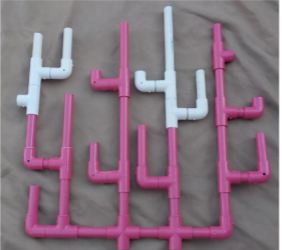
#> input picture deneme3/Reef1.png, 282 x 250 px
$ python deneme3.py
#> lines starting #> are read from the running program, lines starting #| are printed output that depends on the picture; after the words box and inside, x2 and y2 are one past the last pixel; in counts of white or black regions, pixels touching at a corner belong together
import matplotlib.pyplot as plt
import cv2
import numpy as np

img1 = cv2.imread("Reef1.png")
#> img1 is the input picture: shape (250, 282, 3); mean B, G, R 125.7, 113.2, 132.7
img2 = cv2.imread("Reef2.png")
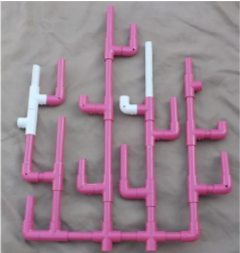
#> input picture deneme3/Reef2.png, 240 x 253 px
#> img2 is the input picture: shape (253, 240, 3); mean B, G, R 143.5, 131.1, 152.6

img1rgb = cv2.cvtColor(img1, cv2.COLOR_BGR2RGB)
img2rgb = cv2.cvtColor(img2, cv2.COLOR_BGR2RGB)

gray1 = cv2.cvtColor(img1rgb, cv2.COLOR_BGR2GRAY)
gray2 = cv2.cvtColor(img2rgb, cv2.COLOR_BGR2GRAY)
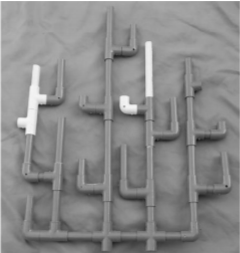
#> gray2: shape (253, 240); min 26, max 255, mean 137.3

orb = cv2.ORB_create(1000)

keypoints1, descriptors1 = orb.detectAndCompute(gray1, None)
#> keypoints1 = 373 keypoints; strongest (x, y, size): (42, 79, 31), (179, 120, 37.2), (178, 121, 31), (180, 121, 53.6)
keypoints2, descriptors2 = orb.detectAndCompute(gray2, None)
#> keypoints2 = 361 keypoints; strongest (x, y, size): (39, 105, 31), (40, 106, 37.2), (133, 106, 64.3), (122, 107, 92.6)

FLANN_INDEX_LSH = 6
index_params= dict(algorithm = FLANN_INDEX_LSH,
                   table_number = 6,
                   key_size = 12,
                   multi_probe_level = 1)

search_params=dict(checks=32)

matcher = cv2.FlannBasedMatcher(index_params, search_params)

matches = matcher.knnMatch(descriptors1, descriptors2, 2)
#> matches = 373 matches


ratio = 0.7
goodMatches = [m[0] for m in matches \
                            if len(m) == 2 and m[0].distance < m[1].distance * ratio]
#> goodMatches = 28 matches
print('good matches:%d/%d' %(len(goodMatches),len(matches)))
#| good matches:28/373

fig = plt.figure(figsize=(50, 50))
imMatches = cv2.drawMatches(img1rgb, keypoints1, img2rgb, keypoints2, goodMatches, None,
                     flags=cv2.DRAW_MATCHES_FLAGS_NOT_DRAW_SINGLE_POINTS)
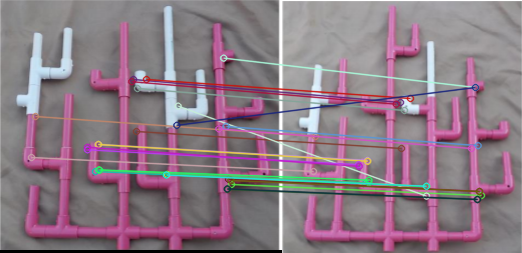
#> imMatches: shape (253, 522, 3); mean R, G, B 139.9, 121.4, 132.6

points1 = np.zeros((len(goodMatches), 2), dtype=np.float32)
#> points1 = 28 pairs, first value 0 to 0, second value 0 to 0
points2 = np.zeros((len(goodMatches), 2), dtype=np.float32)
#> points2 = 28 pairs, first value 0 to 0, second value 0 to 0

for i, match in enumerate(goodMatches):
    points1[i, :] = keypoints1[match.queryIdx].pt
    points2[i, :] = keypoints2[match.trainIdx].pt
#> this loop made 28 passes
#> after the loop, points1 = 28 pairs, first value 31 to 231, second value 57.6 to 189; points2 = 28 pairs, first value 31 to 199, second value 87 to 199

h, mask = cv2.findHomography(points1, points2, cv2.RANSAC)
#> h = [[0.869, 0.024, 0.759], [-0.0126, 0.951, 30.15], [-0.000113, 0.000341, 1]]; mask = 28 values, max 1 at index 0, min 0 at index 1, mean 0.821


height, width, channels = img2.shape
#> height = 253; width = 240; channels = 3
input_transformed = cv2.warpPerspective(img1, h, (width, height))
input_transformed_rgb = cv2.cvtColor(input_transformed, cv2.COLOR_BGR2RGB)


# Show images
ax = fig.add_subplot(2, 2, 1)
ax.set_title('original first image')
plt.imshow(img1rgb)

ax = fig.add_subplot(2, 2, 2)
ax.set_title('Matched features')
plt.imshow(imMatches)

ax = fig.add_subplot(2, 2, 3)
ax.set_title('warped')
plt.imshow(input_transformed_rgb)
plt.show()


cv2.imshow("Reef1",img1)
cv2.imshow("Reef2",img2)

# [43 lines left out: function kontur_alma, not called in this run]

def bitwise_alma(img):
    hsv1 = cv2.cvtColor(img,cv2.COLOR_BGR2HSV)
    lower_pembe = np.array([105, 55, 66])
    upper_pembe = np.array([179, 255, 255])

    mask1 = cv2.inRange(hsv1, lower_pembe, upper_pembe)
    bitwise1 = cv2.bitwise_and(img, img, mask=mask1)


    lower_beyaz = np.array([90, 14, 178])
    upper_beyaz = np.array([137, 68, 255])

    hsv2 = cv2.cvtColor(img, cv2.COLOR_BGR2HSV)
    mask2 = cv2.inRange(hsv2, lower_beyaz, upper_beyaz)
    bitwise2 = cv2.bitwise_and(img, img, mask=mask2)

    top_bitwise =cv2.add(bitwise1,bitwise2)
    return top_bitwise

def mask_alma_beyaz(img):
    lower_beyaz = np.array([83, 16, 140])
    upper_beyaz = np.array([130, 90, 255])

    hsv2 = cv2.cvtColor(img, cv2.COLOR_BGR2HSV)
#> hsv2: shape (253, 240, 3); mean H, S, V 118, 32.8, 115.3
    mask2 = cv2.inRange(hsv2, lower_beyaz, upper_beyaz)
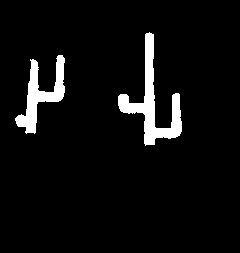
#> mask2: shape (253, 240); 5.6% white; 2 white regions, box (x1, y1, x2, y2) and area: (118, 32, 182, 146) 1988, (15, 55, 65, 134) 1391
    return mask2

def mask_alma_pembe(img):
    lower_pembe = np.array([105, 55, 66])
    upper_pembe = np.array([179, 255, 255])

    hsv1 = cv2.cvtColor(img, cv2.COLOR_BGR2HSV)
    mask1 = cv2.inRange(hsv1, lower_pembe, upper_pembe)
#> mask1: shape (253, 240); 20.2% white; 4 white regions (3 under 20 px), largest, box (x1, y1, x2, y2) and area: (23, 49, 235, 250) 12241
#> in mask_alma_beyaz (call 2), `hsv2 = cv2.cvtColor(img, cv2.COLOR_BGR2HSV)`: hsv2: shape (253, 240, 3); mean H, S, V 129.2, 34.7, 153.4
#> in mask_alma_beyaz (call 2), `mask2 = cv2.inRange(hsv2, lower_beyaz, upper_beyaz)`: mask2: shape (253, 240); 2.4% white; 3 white regions, box (x1, y1, x2, y2) and area: (16, 64, 46, 134) 811, (144, 41, 153, 96) 429, (119, 95, 137, 114) 232
#> in mask_alma_pembe (call 2), `mask1 = cv2.inRange(hsv1, lower_pembe, upper_pembe)`: mask1: shape (253, 240); 24.8% white; 2 white regions, box (x1, y1, x2, y2) and area: (21, 5, 233, 253) 14555, (46, 59, 66, 107) 522
    return mask1

# [12 lines left out: function ters_alma, not called in this run]

def bit_xor(img1,img2,imgson):
    xor = cv2.bitwise_xor(img1, img2)
#> xor: shape (253, 240); 3.5% white; 20 white regions (14 under 20 px), largest, box (x1, y1, x2, y2) and area: (135, 85, 182, 146) 1184, (37, 55, 65, 122) 537, (26, 59, 41, 115) 174, (145, 32, 154, 59) 99, (118, 94, 127, 113) 34, (15, 114, 25, 121) 21
    #cv2.imshow("Xor", xor)
    xor_blur = cv2.medianBlur(xor,5)
#> xor_blur: shape (253, 240); 3% white; 5 white regions
    #cv2.imshow("Blur Xor",xor)

    contours, hierarchy = cv2.findContours(xor_blur, cv2.RETR_TREE, cv2.CHAIN_APPROX_SIMPLE)
#> contours = 5 contours; box (x1, y1, x2, y2) and area: (136, 93, 182, 145) 1064, (40, 55, 65, 102) 438, (145, 33, 154, 44) 57, (30, 69, 33, 82) 22, (31, 60, 37, 66) 20

    hull = []

    fark = np.zeros((xor.shape[0], xor.shape[1], 3), np.uint8)

    for i in range(len(contours)):
        area =cv2.contourArea(contours[i])
        print(area)
        if area < 100:
            print("Çıkarıldı")
        else:
            print("Eklendi")
            (x,y,w,h) = cv2.boundingRect(contours[i])
            cv2.rectangle(imgson,(x-5,y-5),(x+w+5,y+h+5),(0,0,255),1)
            hull.append(cv2.convexHull(contours[i], False))
#> this loop made 5 passes
#> (area, x, y, w, h) on passes 1, 4: (1063.5, 136, 93, 46, 52), (438.5, 40, 55, 25, 47)
#> area on passes 2, 3, 5: 22, 20, 57
#| 1063.5
#| Eklendi
#| 22.0
#| Çıkarıldı
#| 20.0
#| Çıkarıldı
#| 438.5
#| Eklendi
#| 57.0
#| Çıkarıldı
#> after the loop, hull = 2 contours; box (x1, y1, x2, y2) and area: (136, 93, 182, 145) 1874, (40, 55, 65, 102) 722


    for i in range(len(contours)):
        cv2.drawContours(fark, contours, i, (255, 255, 255), 1, 8)
#> this loop made 5 passes
#> fark: shape (253, 240, 3); 0.67% white in thin lines or dots, all inside (x1, y1, x2, y2) = (30, 33, 182, 145)
    for i in range(len(hull)):
        cv2.drawContours(fark, hull, i, (0, 255, 0), 1, 8)
#> this loop made 2 passes
#> fark: shape (253, 240, 3); mean of channels 0, 1, 2 1.3, 2.4, 1.3
    return (xor,xor_blur,fark)


cv2.imshow("Maske 1 Beyaz",mask_alma_beyaz(input_transformed))
cv2.imshow("Maske 1 Pembe",mask_alma_pembe(input_transformed))

cv2.imshow("Maske 2 Beyaz",mask_alma_beyaz(img2))
cv2.imshow("Maske 2 Pembe",mask_alma_pembe(img2))

mask_beyaz_img2 = mask_alma_beyaz(img2)
#cv2.imshow("Beyaz Mask 2", mask_beyaz_img2)
mask_beyaz_it = mask_alma_beyaz(input_transformed)
#cv2.imshow("Beyaz Mask 1", mask_beyaz_it)
sonuc = bit_xor(mask_beyaz_img2,mask_beyaz_it,img2)
#cv2.imshow("XOR Beyaz", sonuc[0])
cv2.imshow("XOR BLUR Beyaz", sonuc[1])
cv2.imshow("SONUC Beyaz", sonuc[2])


mask_pembe_img2 = mask_alma_pembe(img2)
#> in mask_alma_pembe (call 3), `hsv1 = cv2.cvtColor(img, cv2.COLOR_BGR2HSV)`: hsv1: shape (253, 240, 3); mean H, S, V 128.4, 36.2, 154
#> in mask_alma_pembe (call 3), `mask1 = cv2.inRange(hsv1, lower_pembe, upper_pembe)`: mask1: shape (253, 240); 24.7% white; 4 white regions, box (x1, y1, x2, y2) and area: (21, 5, 233, 253) 13031, (137, 97, 182, 150) 1330, (46, 59, 66, 107) 522, (183, 89, 187, 150) 117
#cv2.imshow("Pembe Mask 2",mask_pembe_img2)
mask_pembe_it = mask_alma_pembe(input_transformed)
#cv2.imshow("Pembe Mask 1",mask_pembe_it)
sonuc2 = bit_xor(mask_pembe_img2, mask_pembe_it,img2)
#> in bit_xor (call 2), `xor = cv2.bitwise_xor(img1, img2)`: xor: shape (253, 240); 9.3% white; 90 white regions (66 under 20 px), largest, box (x1, y1, x2, y2) and area: (137, 97, 182, 148) 1294, (104, 5, 139, 62) 885, (22, 182, 100, 244) 614
#> in bit_xor (call 2), `xor_blur = cv2.medianBlur(xor,5)`: xor_blur: shape (253, 240); 6.8% white; 24 white regions (8 under 20 px)
#> in bit_xor (call 2), `contours, hierarchy = cv2.findContours(xor_blur, cv2.RETR_TREE, cv2.CH..`: contours = 24 contours, 10 with area under 20; largest, box (x1, y1, x2, y2) and area: (137, 97, 182, 147) 1179, (104, 6, 139, 58) 768, (46, 59, 66, 107) 460, (22, 203, 95, 243) 253, (189, 49, 208, 90) 240
#> the loop in bit_xor (call 2), `for i in range(len(contours)):` made 24 passes
#> (area, x, y, w, h) on passes 8, 19, 21, 23, 24: (253, 22, 203, 73, 40), (1179, 137, 97, 45, 50), (460.5, 46, 59, 20, 48), (239.5, 189, 49, 19, 41), (767.5, 104, 6, 35, 52)
#> area on passes 1, 2, 3, 7, 14, 16: 27, 59.5, 35.5, 63, 24, 48
#> (printed output is left out)
#> after the loop in bit_xor (call 2), `for i in range(len(contours)):`:
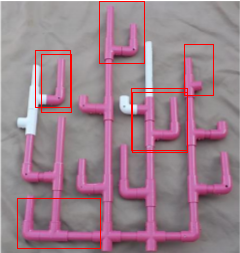
#> imgson: shape (253, 240, 3); mean B, G, R 140.1, 127.9, 155
#> after the loop in bit_xor (call 2), `for i in range(len(contours)):`: hull = 5 contours; box (x1, y1, x2, y2) and area: (137, 97, 182, 147) 1810, (22, 203, 95, 243) 1509, (104, 6, 139, 58) 1340, (46, 59, 66, 107) 597, (189, 49, 208, 90) 400
#> the loop in bit_xor (call 2), `for i in range(len(contours)):` made 24 passes
#> after the loop in bit_xor (call 2), `for i in range(len(contours)):`: fark: shape (253, 240, 3); 2.1% white in thin lines or dots, all inside (x1, y1, x2, y2) = (22, 6, 233, 253)
#> the loop in bit_xor (call 2), `for i in range(len(hull)):` made 5 passes
#> after the loop in bit_xor (call 2), `for i in range(len(hull)):`:
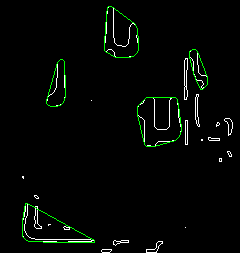
#> fark: shape (253, 240, 3); mean of channels 0, 1, 2 4.3, 7, 4.3; drawn as B, G, R
#cv2.imshow("XOR Pembe", sonuc2[0])
cv2.imshow("XOR BLUR Pembe", sonuc2[1])
cv2.imshow("SONUC Pembe", sonuc2[2])


cv2.imshow("imgSon",img2)

cv2.imshow("Wraped",input_transformed)

# [6 lines of commented-out code are left out]

added = cv2.addWeighted(bitwise_alma(input_transformed),0.5,img2,0.5,0)
#> in bitwise_alma, `mask2 = cv2.inRange(hsv2, lower_beyaz, upper_beyaz)`: mask2: shape (253, 240); 4.7% white; 2 white regions, box (x1, y1, x2, y2) and area: (119, 34, 181, 146) 1631, (17, 55, 65, 134) 1228
added = cv2.resize(added,(506,480))
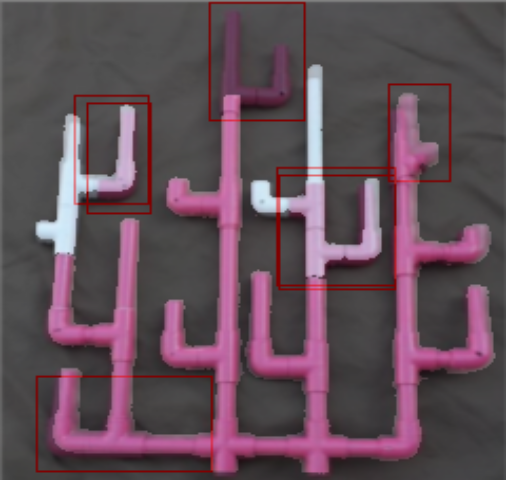
#> added: shape (480, 506, 3); mean B, G, R 87.9, 77.1, 97.8
cv2.imshow("Added", added)

cv2.waitKey(0)
cv2.destroyAllWindows()
